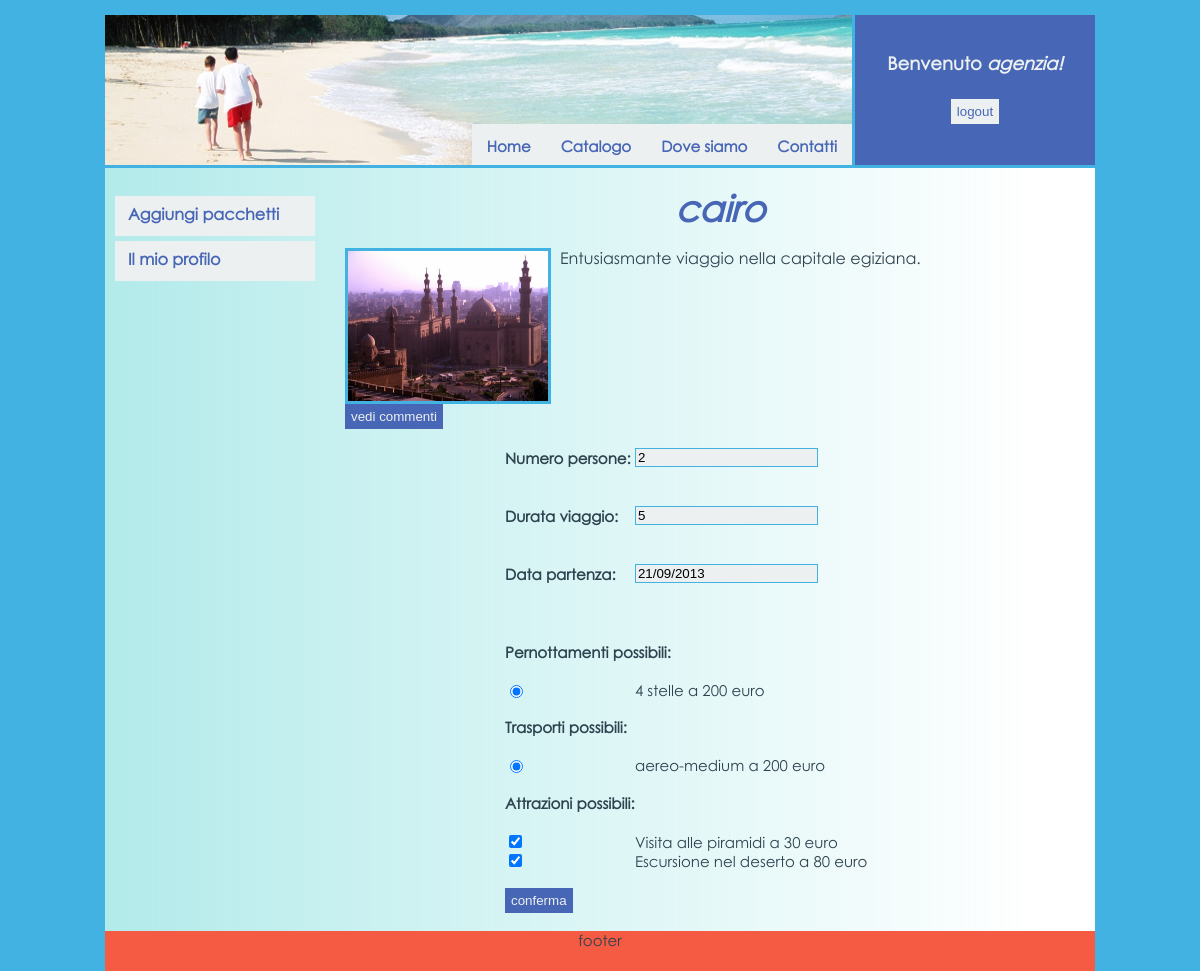
/modifica.php?id_pacchetto=8 (signed in), run on the app's committed database.
### tables this page shows
CREATE TABLE IF NOT EXISTS `pacchetto` (
  `id` int(11) NOT NULL AUTO_INCREMENT,
  `persone` int(5) NOT NULL,
  `durata` int(5) NOT NULL,
  `data_partenza` date NOT NULL,
  `id_utente` varchar(50) NOT NULL,
  `id_pernottamento` int(11) NOT NULL,
  `id_trasporto` int(11) NOT NULL,
  `id_destinazione` int(11) NOT NULL,
  `prenotato` tinyint(1) NOT NULL DEFAULT '0',
  `sconto` float NOT NULL DEFAULT '0',
  PRIMARY KEY (`id`),
  KEY `id_utente` (`id_utente`),
  KEY `id_pernottamento` (`id_pernottamento`),
  KEY `id_trasporto` (`id_trasporto`),
  KEY `id_destinazione` (`id_destinazione`)
);

CREATE TABLE IF NOT EXISTS `destinazione` (
  `id` int(11) NOT NULL AUTO_INCREMENT,
  `continente` varchar(50) NOT NULL,
  `citta` varchar(50) NOT NULL,
  `tipo` varchar(50) NOT NULL,
  `foto` varchar(100) NOT NULL,
  `descrizione` longtext NOT NULL,
  PRIMARY KEY (`id`)
);

CREATE TABLE IF NOT EXISTS `pernottamento` (
  `id` int(11) NOT NULL AUTO_INCREMENT,
  `prezzo` float NOT NULL,
  `tipo` varchar(50) NOT NULL,
  `id_destinazione` int(11) NOT NULL,
  PRIMARY KEY (`id`),
  KEY `id_destinazione` (`id_destinazione`)
);

CREATE TABLE IF NOT EXISTS `trasporto` (
  `id` int(11) NOT NULL AUTO_INCREMENT,
  `prezzo` float NOT NULL,
  `tipo` varchar(50) NOT NULL,
  `id_destinazione` int(11) NOT NULL,
  PRIMARY KEY (`id`),
  KEY `id_destinazione` (`id_destinazione`)
);

CREATE TABLE IF NOT EXISTS `attrazioni` (
  `id` int(11) NOT NULL AUTO_INCREMENT,
  `prezzo` float NOT NULL,
  `tipo` varchar(50) NOT NULL,
  `id_destinazione` int(11) NOT NULL,
  PRIMARY KEY (`id`),
  KEY `id_destinazione` (`id_destinazione`)
);

### database.php (called while the page is built, shortened)
<?php
    class database{
        public static function qSelect($conn, $sql){
            $risposta = mysql_query($sql)
                or die("Errore nell'esecuzione della query di selezione: " . mysql_error());
            return $risposta;
        }
    }
?>

### modifica.php (the view, shortened to what this page needs)
<!DOCTYPE HTML PUBLIC "-//W3C//DTD HTML 4.01 Transitional//EN" "http://www.w3.org/TR/html4/loose.dtd">
<html>
  <head>
    <link rel="stylesheet" type="text/css" href="./style/style.css">
    <link rel="stylesheet" href="http://code.jquery.com/ui/1.10.3/themes/smoothness/jquery-ui.css" />
  </head>
  <body>
    <div id="container">
    <div id="header_container">
	<div id="logo">
	  <?php
	    include 'menu.php';
	  ?>
	</div>
	<div id="login">
		<?php
			include 'login_form.php';
		?>
	</div>
	</div>
      <div id="content_container">
	<div id="content">
		<?php
			include 'database.php';
			$conn=database::dbConnect();
			if(isset($_GET['id_pacchetto']))
				$id_pacchetto=$_GET['id_pacchetto'];
			$query="SELECT * FROM pacchetto WHERE id='".$id_pacchetto."'";
			$result=database::qSelect($conn,$query);
			$pacchetto=mysql_fetch_array($result);
			$id_destinazione=$pacchetto['id_destinazione'];
			$query="SELECT * FROM pernottamento WHERE id_destinazione='".$id_destinazione."'";
			$pernottamenti=database::qSelect($conn,$query);
			$id_pernottamento_pacchetto=$pacchetto['id_pernottamento'];
			$query="SELECT * FROM trasporto WHERE id_destinazione='".$id_destinazione."'";
			$trasporti=database::qSelect($conn,$query);
			$id_trasporto_pacchetto=$pacchetto['id_trasporto'];
			$query="SELECT * FROM attrazioni WHERE id_destinazione='".$id_destinazione."'";
			$attrazioni=database::qSelect($conn,$query);
			$query="SELECT id_attrazione FROM rel_attrazioni WHERE id_pacchetto='".$id_pacchetto."'";
			$attrazioni_pacchetto=database::qSelect($conn,$query);
			$id_attrazioni_pacchetto= array();
			while($id=mysql_fetch_array($attrazioni_pacchetto))
			{
				$id_attrazioni_pacchetto[]=$id['id_attrazione'];
			}
			$query = "SELECT * FROM destinazione JOIN pacchetto ON destinazione.id = pacchetto.id_destinazione WHERE pacchetto.id = $id_pacchetto GROUP BY destinazione.id";
			$destinazione = mysql_fetch_array(database::qSelect($conn,$query));
			echo "<div id='dest_intestazione'><br>";
				echo "<div id='dest_commento'>".$destinazione['citta']."</div><br>";
				echo "<div id='dest_foto'><img src=style/images/dest/".$destinazione['foto']." width=200 height=150></div>";
				echo "<div id='dest_descrizione'>".$destinazione['descrizione']."</div>";
				echo "</div>";
				echo "<input class='btn_commenta' type='button' value='vedi commenti' onclick=\"location.href='commenti.php?citta=".$destinazione['citta']."'\"><br>";
			$html="
				<form method='post' action='modifica.php'>
					<table cellpadding=0 cellspacing=0>
						<tr style='height:20px'><td><h4>Numero persone:&nbsp;</h4></td><td><input type='text' class='input' name='persone' value='".$pacchetto['persone']."'></td></tr>
						<tr style='height:20px'><td><h4>Durata viaggio:</h4></td><td><input type='text' class='input' name='durata' value='".$pacchetto['durata']."'></td></tr>
						<tr style='height:20px'><td><h4>Data partenza:</h4></td><td><input type='text' class='input' id='datepicker' name='data' value='".strftime('%d/%m/%Y',strtotime($pacchetto['data_partenza']))."'></td></tr>";
			$html=$html."<tr style='height:20px'><tr><td colspan='2'><h4>Pernottamenti possibili:</h4></td></tr></tr>";
			while($pernottamento=mysql_fetch_array($pernottamenti))
			{
				$radio="<tr><td><input type='radio' name='pernottamento' value='".$pernottamento['id']."'";
				if($pernottamento['id']==$id_pernottamento_pacchetto)
					$radio=$radio."checked";
				$radio=$radio."></td><td>".$pernottamento['tipo']." a ".$pernottamento['prezzo']." euro</td></tr>";
				$html=$html.$radio;
			}
			$html=$html."<tr style='height:20px'><td colspan='2'><h4>Trasporti possibili:</h4></td></tr>";
			while($trasporto=mysql_fetch_array($trasporti))
			{
				$radio="<tr><td><input type='radio' name='trasporto' value='".$trasporto['id']."'";
				if($trasporto['id']==$id_trasporto_pacchetto)
					$radio=$radio."checked";
				$radio=$radio."></td><td>".$trasporto['tipo']." a ".$trasporto['prezzo']." euro</td></tr>";
				$html=$html.$radio;
			}
			$html=$html."<tr style='height:20px'><td colspan='2'><h4>Attrazioni possibili:</h4></td></tr>";
			while($attrazione=mysql_fetch_array($attrazioni))
			{
				$checkbox="<tr><td><input type='checkbox' name='attrazioni[]' value='".$attrazione['id']."'";
				if(in_array($attrazione['id'],$id_attrazioni_pacchetto))
					$checkbox=$checkbox."checked";
				$checkbox=$checkbox."></td><td>".$attrazione['tipo']." a ".$attrazione['prezzo']." euro</td></tr>";
				$html=$html.$checkbox;
			}
			$html=$html."</table><br><input type='hidden' name='id_pacchetto' value='".$id_pacchetto."'>
								<input type='hidden' name='id_destinazione' value='".$id_destinazione."'>
							<input class='btn_commenta' type='submit' value='conferma'> </form><br>";
			echo $html;
		?>
	</div>
	<div id="navigation">
		<br>
		<div id='vert_menu'>
			<?php
				if($_SESSION['username']=='agenzia'){
					echo "<a href='aggiungipacchetto.php'><span>Aggiungi pacchetti</span></a>";
					echo "<a href='gestioneprofilo.php'><span>Il mio profilo</span></a>";
				}
			?>
		</div>
  	</div>
      </div>
      <div id="footer">
		<div>footer</div>
      </div>
    </div>
  </body>
</html>

### style/style.css (style rules this page uses)
html,body { font-family: "Century Gothic", verdana, sans-serif; font-size: 15px; color: #2E4350; height: 100%; margin: 0; padding: 0; }
body { font-family: "Century Gothic", verdana, sans-serif; font-size: 15px; background-color: #42B2E3; text-align:center; }
a:link { text-decoration: none; color: inherit; }
#container { width: 990px; margin: 0 auto; margin-top: 15px; text-align: left; }
#header_container { width: 990px; line-height: 1; margin: 0 auto; background: #ECF0F1; height: 150px; text-align: center; }
#logo { float:left; width:750px; height:150px; background: url("images/header.png"); border-bottom:3px solid #42B2E3; }
#login { font-size: 12px; color: #ECF0F1; float:right; width:240px; height:150px; background-color: #4766B5; }
#content_container { overflow:hidden; width: 990px; margin: 0 auto; min-height:420px; }
#content { float: right; width: 750px; background: url("images/cont_background.png") repeat-y; padding-bottom: 10000px; margin-bottom: -10000px; }
#content form { padding-left:160px; }
#navigation { float: left; width:240px; background: url("images/nav_background.png") repeat-y; padding-bottom: 10000px; margin-bottom: -10000px; }
#navigation a { text-decoration:none; color: #4766B5; font-size:16px; font-weight:bold; }
#footer { background-color: #F55A42; width: 990px; margin: 0 auto; text-align: center; height: 40px; clear:both; }
#dest_commento { text-align: center; font-size: 36px; font-weight: bolder; color: #4766B5; font-style: italic; }
#dest_foto { border:3px solid #42B2E3; width:200px; height:150px; margin:0 auto; float: left; }
#dest_descrizione { width: 520px; float: right; text-align: justify; font-size: 16px; padding-right: 15px; }
#dest_intestazione { overflow:auto; }
.btn_commenta { padding-top: 2px; padding-bottom: 2px; padding-left: 3px; padding-right: 3px; background-color: #4766B5; border: 3px solid transparent; color: #ECF0F1; cursor: pointer; }
.input { text-align: left; border:1px solid #42B2E3; padding-left: 2px; background-color: #ECF0F1; }
#vert_menu { width: 200px; margin-top: 10px; margin-left: 10px; }
#vert_menu a { text-decoration: none; height: 24px; voice-family: "\" }

### data on the page
pacchetto: id_destinazione.citta "cairo", id_destinazione.foto (picture), id_destinazione.descrizione "Entusiasmante viaggio nella capitale egiziana.", persone "2", durata "5", data "21/09/2013"
pernottamento: tipo "4 stelle", prezzo "200"
trasporto: tipo "aereo-medium", prezzo "200"
attrazioni: tipo "Visita alle piramidi", prezzo "30"
attrazioni: tipo "Escursione nel deserto", prezzo "80"
